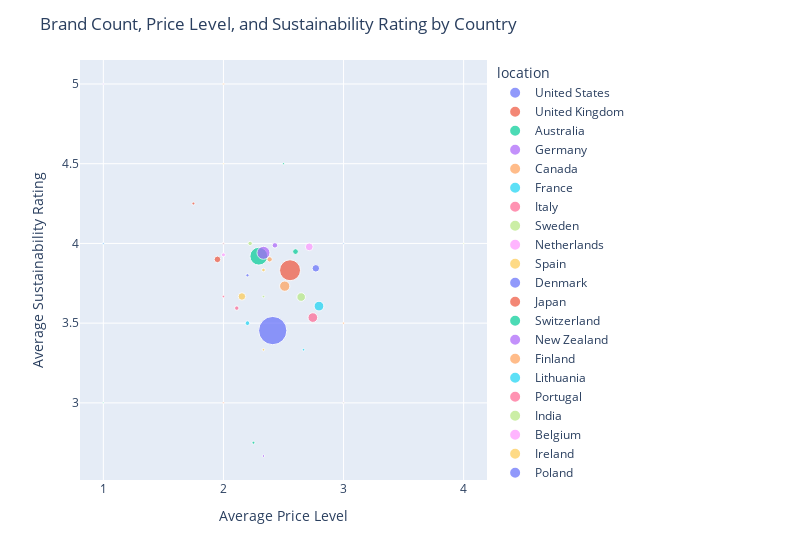

The cell this chart's notebook holds for it:
### Code cell
fig = px.scatter(country_counts, x='avg_price_level', y='avg_rating', size='count', color='location', hover_name='location',
                 labels={'avg_price_level': 'Avg Price Level', 'avg_rating': 'Average Sustainability Rating'})

fig.update_layout(title='Brand Count, Price Level, and Sustainability Rating by Country',
                  xaxis_title='Average Price Level',
                  yaxis_title='Average Sustainability Rating',
                  width=800
)

fig.show()

# note: need to save manually by clicking "Download plot as a png"

# save the visualization as interactive:
# import plotly.io as pio
# pio.write_html(fig, file='interactive_plots/bubble_chart.html', auto_open=False)

### Figure 1 — Plotly figure (JSON) as saved in the notebook; plotly's stock layout.template omitted (floating-point values rounded to 4 significant figures)
{"data": [{"hovertemplate": "<b>%{hovertext}</b><br><br>location=United States<br>Avg Price Level=%{x}<br>Average Sustainability Rating=%{y}<br>count=%{marker.size}<extra></extra>", "hovertext": ["United States"], "legendgroup": "United States", "marker": {"color": "#636efa", "size": [368], "sizemode": "area", "sizeref": 0.92, "symbol": "circle"}, "mode": "markers", "name": "United States", "orientation": "v", "showlegend": true, "type": "scatter", "x": [2.41], "xaxis": "x", "y": [3.453], "yaxis": "y"}, {"hovertemplate": "<b>%{hovertext}</b><br><br>location=United Kingdom<br>Avg Price Level=%{x}<br>Average Sustainability Rating=%{y}<br>count=%{marker.size}<extra></extra>", "hovertext": ["United Kingdom"], "legendgroup": "United Kingdom", "marker": {"color": "#EF553B", "size": [202], "sizemode": "area", "sizeref": 0.92, "symbol": "circle"}, "mode": "markers", "name": "United Kingdom", "orientation": "v", "showlegend": true, "type": "scatter", "x": [2.554], "xaxis": "x", "y": [3.832], "yaxis": "y"}, {"hovertemplate": "<b>%{hovertext}</b><br><br>location=Australia<br>Avg Price Level=%{x}<br>Average Sustainability Rating=%{y}<br>count=%{marker.size}<extra></extra>", "hovertext": ["Australia"], "legendgroup": "Australia", "marker": {"color": "#00cc96", "size": [146], "sizemode": "area", "sizeref": 0.92, "symbol": "circle"}, "mode": "markers", "name": "Australia", "orientation": "v", "showlegend": true, "type": "scatter", "x": [2.295], "xaxis": "x", "y": [3.92], "yaxis": "y"}, {"hovertemplate": "<b>%{hovertext}</b><br><br>location=Germany<br>Avg Price Level=%{x}<br>Average Sustainability Rating=%{y}<br>count=%{marker.size}<extra></extra>", "hovertext": ["Germany"], "legendgroup": "Germany", "marker": {"color": "#ab63fa", "size": [78], "sizemode": "area", "sizeref": 0.92, "symbol": "circle"}, "mode": "markers", "name": "Germany", "orientation": "v", "showlegend": true, "type": "scatter", "x": [2.333], "xaxis": "x", "y": [3.941], "yaxis": "y"}, {"hovertemplate": "<b>%{hovertext}</b><br><br>location=Canada<br>Avg Price Level=%{x}<br>Average Sustainability Rating=%{y}<br>count=%{marker.size}<extra></extra>", "hovertext": ["Canada"], "legendgroup": "Canada", "marker": {"color": "#FFA15A", "size": [49], "sizemode": "area", "sizeref": 0.92, "symbol": "circle"}, "mode": "markers", "name": "Canada", "orientation": "v", "showlegend": true, "type": "scatter", "x": [2.51], "xaxis": "x", "y": [3.732], "yaxis": "y"}, {"hovertemplate": "<b>%{hovertext}</b><br><br>location=France<br>Avg Price Level=%{x}<br>Average Sustainability Rating=%{y}<br>count=%{marker.size}<extra></extra>", "hovertext": ["France"], "legendgroup": "France", "marker": {"color": "#19d3f3", "size": [44], "sizemode": "area", "sizeref": 0.92, "symbol": "circle"}, "mode": "markers", "name": "France", "orientation": "v", "showlegend": true, "type": "scatter", "x": [2.795], "xaxis": "x", "y": [3.607], "yaxis": "y"}, {"hovertemplate": "<b>%{hovertext}</b><br><br>location=Italy<br>Avg Price Level=%{x}<br>Average Sustainability Rating=%{y}<br>count=%{marker.size}<extra></extra>", "hovertext": ["Italy"], "legendgroup": "Italy", "marker": {"color": "#FF6692", "size": [43], "sizemode": "area", "sizeref": 0.92, "symbol": "circle"}, "mode": "markers", "name": "Italy", "orientation": "v", "showlegend": true, "type": "scatter", "x": [2.744], "xaxis": "x", "y": [3.535], "yaxis": "y"}, {"hovertemplate": "<b>%{hovertext}</b><br><br>location=Sweden<br>Avg Price Level=%{x}<br>Average Sustainability Rating=%{y}<br>count=%{marker.size}<extra></extra>", "hovertext": ["Sweden"], "legendgroup": "Sweden", "marker": {"color": "#B6E880", "size": [34], "sizemode": "area", "sizeref": 0.92, "symbol": "circle"}, "mode": "markers", "name": "Sweden", "orientation": "v", "showlegend": true, "type": "scatter", "x": [2.647], "xaxis": "x", "y": [3.664], "yaxis": "y"}, {"hovertemplate": "<b>%{hovertext}</b><br><br>location=Netherlands<br>Avg Price Level=%{x}<br>Average Sustainability Rating=%{y}<br>count=%{marker.size}<extra></extra>", "hovertext": ["Netherlands"], "legendgroup": "Netherlands", "marker": {"color": "#FF97FF", "size": [28], "sizemode": "area", "sizeref": 0.92, "symbol": "circle"}, "mode": "markers", "name": "Netherlands", "orientation": "v", "showlegend": true, "type": "scatter", "x": [2.714], "xaxis": "x", "y": [3.979], "yaxis": "y"}, {"hovertemplate": "<b>%{hovertext}</b><br><br>location=Spain<br>Avg Price Level=%{x}<br>Average Sustainability Rating=%{y}<br>count=%{marker.size}<extra></extra>", "hovertext": ["Spain"], "legendgroup": "Spain", "marker": {"color": "#FECB52", "size": [26], "sizemode": "area", "sizeref": 0.92, "symbol": "circle"}, "mode": "markers", "name": "Spain", "orientation": "v", "showlegend": true, "type": "scatter", "x": [2.154], "xaxis": "x", "y": [3.667], "yaxis": "y"}, {"hovertemplate": "<b>%{hovertext}</b><br><br>location=Denmark<br>Avg Price Level=%{x}<br>Average Sustainability Rating=%{y}<br>count=%{marker.size}<extra></extra>", "hovertext": ["Denmark"], "legendgroup": "Denmark", "marker": {"color": "#636efa", "size": [26], "sizemode": "area", "sizeref": 0.92, "symbol": "circle"}, "mode": "markers", "name": "Denmark", "orientation": "v", "showlegend": true, "type": "scatter", "x": [2.769], "xaxis": "x", "y": [3.844], "yaxis": "y"}, {"hovertemplate": "<b>%{hovertext}</b><br><br>location=Japan<br>Avg Price Level=%{x}<br>Average Sustainability Rating=%{y}<br>count=%{marker.size}<extra></extra>", "hovertext": ["Japan"], "legendgroup": "Japan", "marker": {"color": "#EF553B", "size": [20], "sizemode": "area", "sizeref": 0.92, "symbol": "circle"}, "mode": "markers", "name": "Japan", "orientation": "v", "showlegend": true, "type": "scatter", "x": [1.95], "xaxis": "x", "y": [3.9], "yaxis": "y"}, {"hovertemplate": "<b>%{hovertext}</b><br><br>location=Switzerland<br>Avg Price Level=%{x}<br>Average Sustainability Rating=%{y}<br>count=%{marker.size}<extra></extra>", "hovertext": ["Switzerland"], "legendgroup": "Switzerland", "marker": {"color": "#00cc96", "size": [15], "sizemode": "area", "sizeref": 0.92, "symbol": "circle"}, "mode": "markers", "name": "Switzerland", "orientation": "v", "showlegend": true, "type": "scatter", "x": [2.6], "xaxis": "x", "y": [3.949], "yaxis": "y"}, {"hovertemplate": "<b>%{hovertext}</b><br><br>location=New Zealand<br>Avg Price Level=%{x}<br>Average Sustainability Rating=%{y}<br>count=%{marker.size}<extra></extra>", "hovertext": ["New Zealand"], "legendgroup": "New Zealand", "marker": {"color": "#ab63fa", "size": [14], "sizemode": "area", "sizeref": 0.92, "symbol": "circle"}, "mode": "markers", "name": "New Zealand", "orientation": "v", "showlegend": true, "type": "scatter", "x": [2.429], "xaxis": "x", "y": [3.988], "yaxis": "y"}, {"hovertemplate": "<b>%{hovertext}</b><br><br>location=Finland<br>Avg Price Level=%{x}<br>Average Sustainability Rating=%{y}<br>count=%{marker.size}<extra></extra>", "hovertext": ["Finland"], "legendgroup": "Finland", "marker": {"color": "#FFA15A", "size": [13], "sizemode": "area", "sizeref": 0.92, "symbol": "circle"}, "mode": "markers", "name": "Finland", "orientation": "v", "showlegend": true, "type": "scatter", "x": [2.385], "xaxis": "x", "y": [3.9], "yaxis": "y"}, {"hovertemplate": "<b>%{hovertext}</b><br><br>location=Lithuania<br>Avg Price Level=%{x}<br>Average Sustainability Rating=%{y}<br>count=%{marker.size}<extra></extra>", "hovertext": ["Lithuania"], "legendgroup": "Lithuania", "marker": {"color": "#19d3f3", "size": [10], "sizemode": "area", "sizeref": 0.92, "symbol": "circle"}, "mode": "markers", "name": "Lithuania", "orientation": "v", "showlegend": true, "type": "scatter", "x": [2.2], "xaxis": "x", "y": [3.5], "yaxis": "y"}, {"hovertemplate": "<b>%{hovertext}</b><br><br>location=Portugal<br>Avg Price Level=%{x}<br>Average Sustainability Rating=%{y}<br>count=%{marker.size}<extra></extra>", "hovertext": ["Portugal"], "legendgroup": "Portugal", "marker": {"color": "#FF6692", "size": [9], "sizemode": "area", "sizeref": 0.92, "symbol": "circle"}, "mode": "markers", "name": "Portugal", "orientation": "v", "showlegend": true, "type": "scatter", "x": [2.111], "xaxis": "x", "y": [3.594], "yaxis": "y"}, {"hovertemplate": "<b>%{hovertext}</b><br><br>location=India<br>Avg Price Level=%{x}<br>Average Sustainability Rating=%{y}<br>count=%{marker.size}<extra></extra>", "hovertext": ["India"], "legendgroup": "India", "marker": {"color": "#B6E880", "size": [9], "sizemode": "area", "sizeref": 0.92, "symbol": "circle"}, "mode": "markers", "name": "India", "orientation": "v", "showlegend": true, "type": "scatter", "x": [2.222], "xaxis": "x", "y": [4], "yaxis": "y"}, {"hovertemplate": "<b>%{hovertext}</b><br><br>location=Belgium<br>Avg Price Level=%{x}<br>Average Sustainability Rating=%{y}<br>count=%{marker.size}<extra></extra>", "hovertext": ["Belgium"], "legendgroup": "Belgium", "marker": {"color": "#FF97FF", "size": [7], "sizemode": "area", "sizeref": 0.92, "symbol": "circle"}, "mode": "markers", "name": "Belgium", "orientation": "v", "showlegend": true, "type": "scatter", "x": [2], "xaxis": "x", "y": [3.929], "yaxis": "y"}, {"hovertemplate": "<b>%{hovertext}</b><br><br>location=Ireland<br>Avg Price Level=%{x}<br>Average Sustainability Rating=%{y}<br>count=%{marker.size}<extra></extra>", "hovertext": ["Ireland"], "legendgroup": "Ireland", "marker": {"color": "#FECB52", "size": [6], "sizemode": "area", "sizeref": 0.92, "symbol": "circle"}, "mode": "markers", "name": "Ireland", "orientation": "v", "showlegend": true, "type": "scatter", "x": [2.333], "xaxis": "x", "y": [3.833], "yaxis": "y"}, {"hovertemplate": "<b>%{hovertext}</b><br><br>location=Poland<br>Avg Price Level=%{x}<br>Average Sustainability Rating=%{y}<br>count=%{marker.size}<extra></extra>", "hovertext": ["Poland"], "legendgroup": "Poland", "marker": {"color": "#636efa", "size": [5], "sizemode": "area", "sizeref": 0.92, "symbol": "circle"}, "mode": "markers", "name": "Poland", "orientation": "v", "showlegend": true, "type": "scatter", "x": [2.2], "xaxis": "x", "y": [3.8], "yaxis": "y"}, {"hovertemplate": "<b>%{hovertext}</b><br><br>location=Austria<br>Avg Price Level=%{x}<br>Average Sustainability Rating=%{y}<br>count=%{marker.size}<extra></extra>", "hovertext": ["Austria"], "legendgroup": "Austria", "marker": {"color": "#EF553B", "size": [4], "sizemode": "area", "sizeref": 0.92, "symbol": "circle"}, "mode": "markers", "name": "Austria", "orientation": "v", "showlegend": true, "type": "scatter", "x": [1.75], "xaxis": "x", "y": [4.25], "yaxis": "y"}, {"hovertemplate": "<b>%{hovertext}</b><br><br>location=Hong Kong<br>Avg Price Level=%{x}<br>Average Sustainability Rating=%{y}<br>count=%{marker.size}<extra></extra>", "hovertext": ["Hong Kong"], "legendgroup": "Hong Kong", "marker": {"color": "#00cc96", "size": [4], "sizemode": "area", "sizeref": 0.92, "symbol": "circle"}, "mode": "markers", "name": "Hong Kong", "orientation": "v", "showlegend": true, "type": "scatter", "x": [2.25], "xaxis": "x", "y": [2.75], "yaxis": "y"}, {"hovertemplate": "<b>%{hovertext}</b><br><br>location=China<br>Avg Price Level=%{x}<br>Average Sustainability Rating=%{y}<br>count=%{marker.size}<extra></extra>", "hovertext": ["China"], "legendgroup": "China", "marker": {"color": "#ab63fa", "size": [3], "sizemode": "area", "sizeref": 0.92, "symbol": "circle"}, "mode": "markers", "name": "China", "orientation": "v", "showlegend": true, "type": "scatter", "x": [2.333], "xaxis": "x", "y": [2.667], "yaxis": "y"}, {"hovertemplate": "<b>%{hovertext}</b><br><br>location=Turkey<br>Avg Price Level=%{x}<br>Average Sustainability Rating=%{y}<br>count=%{marker.size}<extra></extra>", "hovertext": ["Turkey"], "legendgroup": "Turkey", "marker": {"color": "#FFA15A", "size": [3], "sizemode": "area", "sizeref": 0.92, "symbol": "circle"}, "mode": "markers", "name": "Turkey", "orientation": "v", "showlegend": true, "type": "scatter", "x": [2], "xaxis": "x", "y": [4], "yaxis": "y"}, {"hovertemplate": "<b>%{hovertext}</b><br><br>location=Slovakia<br>Avg Price Level=%{x}<br>Average Sustainability Rating=%{y}<br>count=%{marker.size}<extra></extra>", "hovertext": ["Slovakia"], "legendgroup": "Slovakia", "marker": {"color": "#19d3f3", "size": [3], "sizemode": "area", "sizeref": 0.92, "symbol": "circle"}, "mode": "markers", "name": "Slovakia", "orientation": "v", "showlegend": true, "type": "scatter", "x": [2.667], "xaxis": "x", "y": [3.333], "yaxis": "y"}, {"hovertemplate": "<b>%{hovertext}</b><br><br>location=Latvia<br>Avg Price Level=%{x}<br>Average Sustainability Rating=%{y}<br>count=%{marker.size}<extra></extra>", "hovertext": ["Latvia"], "legendgroup": "Latvia", "marker": {"color": "#FF6692", "size": [3], "sizemode": "area", "sizeref": 0.92, "symbol": "circle"}, "mode": "markers", "name": "Latvia", "orientation": "v", "showlegend": true, "type": "scatter", "x": [2], "xaxis": "x", "y": [3.667], "yaxis": "y"}, {"hovertemplate": "<b>%{hovertext}</b><br><br>location=Korea, Republic of<br>Avg Price Level=%{x}<br>Average Sustainability Rating=%{y}<br>count=%{marker.size}<extra></extra>", "hovertext": ["Korea, Republic of"], "legendgroup": "Korea, Republic of", "marker": {"color": "#B6E880", "size": [3], "sizemode": "area", "sizeref": 0.92, "symbol": "circle"}, "mode": "markers", "name": "Korea, Republic of", "orientation": "v", "showlegend": true, "type": "scatter", "x": [2.333], "xaxis": "x", "y": [3.667], "yaxis": "y"}, {"hovertemplate": "<b>%{hovertext}</b><br><br>location=Brazil<br>Avg Price Level=%{x}<br>Average Sustainability Rating=%{y}<br>count=%{marker.size}<extra></extra>", "hovertext": ["Brazil"], "legendgroup": "Brazil", "marker": {"color": "#FF97FF", "size": [3], "sizemode": "area", "sizeref": 0.92, "symbol": "circle"}, "mode": "markers", "name": "Brazil", "orientation": "v", "showlegend": true, "type": "scatter", "x": [3], "xaxis": "x", "y": [3], "yaxis": "y"}, {"hovertemplate": "<b>%{hovertext}</b><br><br>location=Indonesia<br>Avg Price Level=%{x}<br>Average Sustainability Rating=%{y}<br>count=%{marker.size}<extra></extra>", "hovertext": ["Indonesia"], "legendgroup": "Indonesia", "marker": {"color": "#FECB52", "size": [3], "sizemode": "area", "sizeref": 0.92, "symbol": "circle"}, "mode": "markers", "name": "Indonesia", "orientation": "v", "showlegend": true, "type": "scatter", "x": [2.333], "xaxis": "x", "y": [3.333], "yaxis": "y"}, {"hovertemplate": "<b>%{hovertext}</b><br><br>location=Hungary<br>Avg Price Level=%{x}<br>Average Sustainability Rating=%{y}<br>count=%{marker.size}<extra></extra>", "hovertext": ["Hungary"], "legendgroup": "Hungary", "marker": {"color": "#636efa", "size": [2], "sizemode": "area", "sizeref": 0.92, "symbol": "circle"}, "mode": "markers", "name": "Hungary", "orientation": "v", "showlegend": true, "type": "scatter", "x": [2], "xaxis": "x", "y": [4], "yaxis": "y"}, {"hovertemplate": "<b>%{hovertext}</b><br><br>location=South Africa<br>Avg Price Level=%{x}<br>Average Sustainability Rating=%{y}<br>count=%{marker.size}<extra></extra>", "hovertext": ["South Africa"], "legendgroup": "South Africa", "marker": {"color": "#EF553B", "size": [2], "sizemode": "area", "sizeref": 0.92, "symbol": "circle"}, "mode": "markers", "name": "South Africa", "orientation": "v", "showlegend": true, "type": "scatter", "x": [2], "xaxis": "x", "y": [5], "yaxis": "y"}, {"hovertemplate": "<b>%{hovertext}</b><br><br>location=Slovenia<br>Avg Price Level=%{x}<br>Average Sustainability Rating=%{y}<br>count=%{marker.size}<extra></extra>", "hovertext": ["Slovenia"], "legendgroup": "Slovenia", "marker": {"color": "#00cc96", "size": [2], "sizemode": "area", "sizeref": 0.92, "symbol": "circle"}, "mode": "markers", "name": "Slovenia", "orientation": "v", "showlegend": true, "type": "scatter", "x": [2.5], "xaxis": "x", "y": [4.5], "yaxis": "y"}, {"hovertemplate": "<b>%{hovertext}</b><br><br>location=Bulgaria<br>Avg Price Level=%{x}<br>Average Sustainability Rating=%{y}<br>count=%{marker.size}<extra></extra>", "hovertext": ["Bulgaria"], "legendgroup": "Bulgaria", "marker": {"color": "#ab63fa", "size": [2], "sizemode": "area", "sizeref": 0.92, "symbol": "circle"}, "mode": "markers", "name": "Bulgaria", "orientation": "v", "showlegend": true, "type": "scatter", "x": [3], "xaxis": "x", "y": [4], "yaxis": "y"}, {"hovertemplate": "<b>%{hovertext}</b><br><br>location=Viet Nam<br>Avg Price Level=%{x}<br>Average Sustainability Rating=%{y}<br>count=%{marker.size}<extra></extra>", "hovertext": ["Viet Nam"], "legendgroup": "Viet Nam", "marker": {"color": "#FFA15A", "size": [2], "sizemode": "area", "sizeref": 0.92, "symbol": "circle"}, "mode": "markers", "name": "Viet Nam", "orientation": "v", "showlegend": true, "type": "scatter", "x": [3], "xaxis": "x", "y": [3.5], "yaxis": "y"}, {"hovertemplate": "<b>%{hovertext}</b><br><br>location=Singapore<br>Avg Price Level=%{x}<br>Average Sustainability Rating=%{y}<br>count=%{marker.size}<extra></extra>", "hovertext": ["Singapore"], "legendgroup": "Singapore", "marker": {"color": "#19d3f3", "size": [2], "sizemode": "area", "sizeref": 0.92, "symbol": "circle"}, "mode": "markers", "name": "Singapore", "orientation": "v", "showlegend": true, "type": "scatter", "x": [1], "xaxis": "x", "y": [4], "yaxis": "y"}, {"hovertemplate": "<b>%{hovertext}</b><br><br>location=Ethiopia<br>Avg Price Level=%{x}<br>Average Sustainability Rating=%{y}<br>count=%{marker.size}<extra></extra>", "hovertext": ["Ethiopia"], "legendgroup": "Ethiopia", "marker": {"color": "#FF6692", "size": [1], "sizemode": "area", "sizeref": 0.92, "symbol": "circle"}, "mode": "markers", "name": "Ethiopia", "orientation": "v", "showlegend": true, "type": "scatter", "x": [2], "xaxis": "x", "y": [4], "yaxis": "y"}, {"hovertemplate": "<b>%{hovertext}</b><br><br>location=Greece<br>Avg Price Level=%{x}<br>Average Sustainability Rating=%{y}<br>count=%{marker.size}<extra></extra>", "hovertext": ["Greece"], "legendgroup": "Greece", "marker": {"color": "#B6E880", "size": [1], "sizemode": "area", "sizeref": 0.92, "symbol": "circle"}, "mode": "markers", "name": "Greece", "orientation": "v", "showlegend": true, "type": "scatter", "x": [2], "xaxis": "x", "y": [5], "yaxis": "y"}, {"hovertemplate": "<b>%{hovertext}</b><br><br>location=Ghana<br>Avg Price Level=%{x}<br>Average Sustainability Rating=%{y}<br>count=%{marker.size}<extra></extra>", "hovertext": ["Ghana"], "legendgroup": "Ghana", "marker": {"color": "#FF97FF", "size": [1], "sizemode": "area", "sizeref": 0.92, "symbol": "circle"}, "mode": "markers", "name": "Ghana", "orientation": "v", "showlegend": true, "type": "scatter", "x": [3], "xaxis": "x", "y": [4], "yaxis": "y"}, {"hovertemplate": "<b>%{hovertext}</b><br><br>location=Egypt<br>Avg Price Level=%{x}<br>Average Sustainability Rating=%{y}<br>count=%{marker.size}<extra></extra>", "hovertext": ["Egypt"], "legendgroup": "Egypt", "marker": {"color": "#FECB52", "size": [1], "sizemode": "area", "sizeref": 0.92, "symbol": "circle"}, "mode": "markers", "name": "Egypt", "orientation": "v", "showlegend": true, "type": "scatter", "x": [2], "xaxis": "x", "y": [4.5], "yaxis": "y"}, {"hovertemplate": "<b>%{hovertext}</b><br><br>location=Sri Lanka<br>Avg Price Level=%{x}<br>Average Sustainability Rating=%{y}<br>count=%{marker.size}<extra></extra>", "hovertext": ["Sri Lanka"], "legendgroup": "Sri Lanka", "marker": {"color": "#636efa", "size": [1], "sizemode": "area", "sizeref": 0.92, "symbol": "circle"}, "mode": "markers", "name": "Sri Lanka", "orientation": "v", "showlegend": true, "type": "scatter", "x": [1], "xaxis": "x", "y": [4], "yaxis": "y"}, {"hovertemplate": "<b>%{hovertext}</b><br><br>location=Lebanon<br>Avg Price Level=%{x}<br>Average Sustainability Rating=%{y}<br>count=%{marker.size}<extra></extra>", "hovertext": ["Lebanon"], "legendgroup": "Lebanon", "marker": {"color": "#EF553B", "size": [1], "sizemode": "area", "sizeref": 0.92, "symbol": "circle"}, "mode": "markers", "name": "Lebanon", "orientation": "v", "showlegend": true, "type": "scatter", "x": [2], "xaxis": "x", "y": [4], "yaxis": "y"}, {"hovertemplate": "<b>%{hovertext}</b><br><br>location=Estonia<br>Avg Price Level=%{x}<br>Average Sustainability Rating=%{y}<br>count=%{marker.size}<extra></extra>", "hovertext": ["Estonia"], "legendgroup": "Estonia", "marker": {"color": "#00cc96", "size": [1], "sizemode": "area", "sizeref": 0.92, "symbol": "circle"}, "mode": "markers", "name": "Estonia", "orientation": "v", "showlegend": true, "type": "scatter", "x": [1], "xaxis": "x", "y": [3], "yaxis": "y"}, {"hovertemplate": "<b>%{hovertext}</b><br><br>location=Swaziland<br>Avg Price Level=%{x}<br>Average Sustainability Rating=%{y}<br>count=%{marker.size}<extra></extra>", "hovertext": ["Swaziland"], "legendgroup": "Swaziland", "marker": {"color": "#ab63fa", "size": [1], "sizemode": "area", "sizeref": 0.92, "symbol": "circle"}, "mode": "markers", "name": "Swaziland", "orientation": "v", "showlegend": true, "type": "scatter", "x": [1], "xaxis": "x", "y": [5], "yaxis": "y"}, {"hovertemplate": "<b>%{hovertext}</b><br><br>location=Puerto Rico<br>Avg Price Level=%{x}<br>Average Sustainability Rating=%{y}<br>count=%{marker.size}<extra></extra>", "hovertext": ["Puerto Rico"], "legendgroup": "Puerto Rico", "marker": {"color": "#FFA15A", "size": [1], "sizemode": "area", "sizeref": 0.92, "symbol": "circle"}, "mode": "markers", "name": "Puerto Rico", "orientation": "v", "showlegend": true, "type": "scatter", "x": [2], "xaxis": "x", "y": [4], "yaxis": "y"}, {"hovertemplate": "<b>%{hovertext}</b><br><br>location=Norway<br>Avg Price Level=%{x}<br>Average Sustainability Rating=%{y}<br>count=%{marker.size}<extra></extra>", "hovertext": ["Norway"], "legendgroup": "Norway", "marker": {"color": "#19d3f3", "size": [1], "sizemode": "area", "sizeref": 0.92, "symbol": "circle"}, "mode": "markers", "name": "Norway", "orientation": "v", "showlegend": true, "type": "scatter", "x": [3], "xaxis": "x", "y": [3], "yaxis": "y"}, {"hovertemplate": "<b>%{hovertext}</b><br><br>location=Guatemala<br>Avg Price Level=%{x}<br>Average Sustainability Rating=%{y}<br>count=%{marker.size}<extra></extra>", "hovertext": ["Guatemala"], "legendgroup": "Guatemala", "marker": {"color": "#FF6692", "size": [1], "sizemode": "area", "sizeref": 0.92, "symbol": "circle"}, "mode": "markers", "name": "Guatemala", "orientation": "v", "showlegend": true, "type": "scatter", "x": [3], "xaxis": "x", "y": [4], "yaxis": "y"}, {"hovertemplate": "<b>%{hovertext}</b><br><br>location=Georgia<br>Avg Price Level=%{x}<br>Average Sustainability Rating=%{y}<br>count=%{marker.size}<extra></extra>", "hovertext": ["Georgia"], "legendgroup": "Georgia", "marker": {"color": "#B6E880", "size": [1], "sizemode": "area", "sizeref": 0.92, "symbol": "circle"}, "mode": "markers", "name": "Georgia", "orientation": "v", "showlegend": true, "type": "scatter", "x": [4], "xaxis": "x", "y": [4], "yaxis": "y"}, {"hovertemplate": "<b>%{hovertext}</b><br><br>location=Romania<br>Avg Price Level=%{x}<br>Average Sustainability Rating=%{y}<br>count=%{marker.size}<extra></extra>", "hovertext": ["Romania"], "legendgroup": "Romania", "marker": {"color": "#FF97FF", "size": [1], "sizemode": "area", "sizeref": 0.92, "symbol": "circle"}, "mode": "markers", "name": "Romania", "orientation": "v", "showlegend": true, "type": "scatter", "x": [3], "xaxis": "x", "y": [4], "yaxis": "y"}, {"hovertemplate": "<b>%{hovertext}</b><br><br>location=Kenya<br>Avg Price Level=%{x}<br>Average Sustainability Rating=%{y}<br>count=%{marker.size}<extra></extra>", "hovertext": ["Kenya"], "legendgroup": "Kenya", "marker": {"color": "#FECB52", "size": [1], "sizemode": "area", "sizeref": 0.92, "symbol": "circle"}, "mode": "markers", "name": "Kenya", "orientation": "v", "showlegend": true, "type": "scatter", "x": [2], "xaxis": "x", "y": [3], "yaxis": "y"}, {"hovertemplate": "<b>%{hovertext}</b><br><br>location=Czech Republic<br>Avg Price Level=%{x}<br>Average Sustainability Rating=%{y}<br>count=%{marker.size}<extra></extra>", "hovertext": ["Czech Republic"], "legendgroup": "Czech Republic", "marker": {"color": "#636efa", "size": [1], "sizemode": "area", "sizeref": 0.92, "symbol": "circle"}, "mode": "markers", "name": "Czech Republic", "orientation": "v", "showlegend": true, "type": "scatter", "x": [2], "xaxis": "x", "y": [4], "yaxis": "y"}, {"hovertemplate": "<b>%{hovertext}</b><br><br>location=Cyprus<br>Avg Price Level=%{x}<br>Average Sustainability Rating=%{y}<br>count=%{marker.size}<extra></extra>", "hovertext": ["Cyprus"], "legendgroup": "Cyprus", "marker": {"color": "#EF553B", "size": [1], "sizemode": "area", "sizeref": 0.92, "symbol": "circle"}, "mode": "markers", "name": "Cyprus", "orientation": "v", "showlegend": true, "type": "scatter", "x": [2], "xaxis": "x", "y": [3], "yaxis": "y"}, {"hovertemplate": "<b>%{hovertext}</b><br><br>location=Belarus<br>Avg Price Level=%{x}<br>Average Sustainability Rating=%{y}<br>count=%{marker.size}<extra></extra>", "hovertext": ["Belarus"], "legendgroup": "Belarus", "marker": {"color": "#00cc96", "size": [1], "sizemode": "area", "sizeref": 0.92, "symbol": "circle"}, "mode": "markers", "name": "Belarus", "orientation": "v", "showlegend": true, "type": "scatter", "x": [2], "xaxis": "x", "y": [4], "yaxis": "y"}, {"hovertemplate": "<b>%{hovertext}</b><br><br>location=Mexico<br>Avg Price Level=%{x}<br>Average Sustainability Rating=%{y}<br>count=%{marker.size}<extra></extra>", "hovertext": ["Mexico"], "legendgroup": "Mexico", "marker": {"color": "#ab63fa", "size": [1], "sizemode": "area", "sizeref": 0.92, "symbol": "circle"}, "mode": "markers", "name": "Mexico", "orientation": "v", "showlegend": true, "type": "scatter", "x": [3], "xaxis": "x", "y": [3], "yaxis": "y"}, {"hovertemplate": "<b>%{hovertext}</b><br><br>location=Cambodia<br>Avg Price Level=%{x}<br>Average Sustainability Rating=%{y}<br>count=%{marker.size}<extra></extra>", "hovertext": ["Cambodia"], "legendgroup": "Cambodia", "marker": {"color": "#FFA15A", "size": [1], "sizemode": "area", "sizeref": 0.92, "symbol": "circle"}, "mode": "markers", "name": "Cambodia", "orientation": "v", "showlegend": true, "type": "scatter", "x": [2], "xaxis": "x", "y": [5], "yaxis": "y"}, {"hovertemplate": "<b>%{hovertext}</b><br><br>location=Haiti<br>Avg Price Level=%{x}<br>Average Sustainability Rating=%{y}<br>count=%{marker.size}<extra></extra>", "hovertext": ["Haiti"], "legendgroup": "Haiti", "marker": {"color": "#19d3f3", "size": [1], "sizemode": "area", "sizeref": 0.92, "symbol": "circle"}, "mode": "markers", "name": "Haiti", "orientation": "v", "showlegend": true, "type": "scatter", "x": [3], "xaxis": "x", "y": [4], "yaxis": "y"}, {"hovertemplate": "<b>%{hovertext}</b><br><br>location=Macedonia, the Former Yugoslav Republic of<br>Avg Price Level=%{x}<br>Average Sustainability Rating=%{y}<br>count=%{marker.size}<extra></extra>", "hovertext": ["Macedonia, the Former Yugoslav Republic of"], "legendgroup": "Macedonia, the Former Yugoslav Republic of", "marker": {"color": "#FF6692", "size": [1], "sizemode": "area", "sizeref": 0.92, "symbol": "circle"}, "mode": "markers", "name": "Macedonia, the Former Yugoslav Republic of", "orientation": "v", "showlegend": true, "type": "scatter", "x": [2], "xaxis": "x", "y": [4], "yaxis": "y"}, {"hovertemplate": "<b>%{hovertext}</b><br><br>location=Kuwait<br>Avg Price Level=%{x}<br>Average Sustainability Rating=%{y}<br>count=%{marker.size}<extra></extra>", "hovertext": ["Kuwait"], "legendgroup": "Kuwait", "marker": {"color": "#B6E880", "size": [1], "sizemode": "area", "sizeref": 0.92, "symbol": "circle"}, "mode": "markers", "name": "Kuwait", "orientation": "v", "showlegend": true, "type": "scatter", "x": [3], "xaxis": "x", "y": [3], "yaxis": "y"}], "layout": {"legend": {"itemsizing": "constant", "title": {"text": "location"}, "tracegroupgap": 0}, "margin": {"t": 60}, "title": {"text": "Brand Count, Price Level, and Sustainability Rating by Country"}, "width": 800, "xaxis": {"anchor": "y", "domain": [0, 1], "title": {"text": "Average Price Level"}}, "yaxis": {"anchor": "x", "domain": [0, 1], "title": {"text": "Average Sustainability Rating"}}}}
